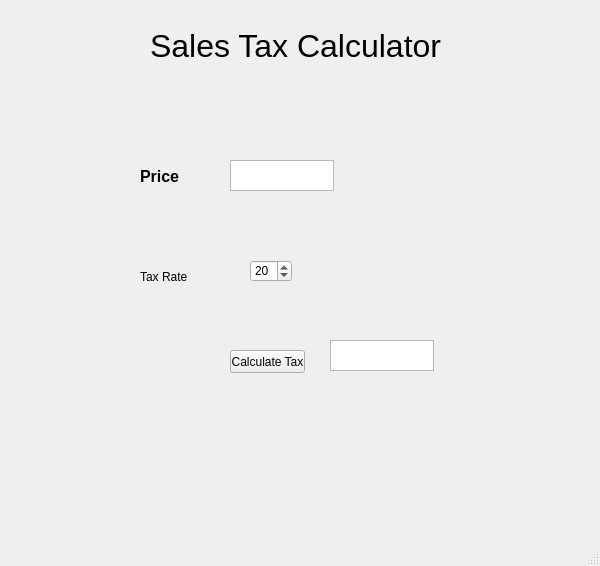
<?xml version="1.0" encoding="UTF-8"?>
<ui version="4.0">
 <class>MainWindow</class>
 <widget class="QMainWindow" name="MainWindow">
  <property name="geometry">
   <rect>
    <x>0</x>
    <y>0</y>
    <width>600</width>
    <height>566</height>
   </rect>
  </property>
  <property name="windowTitle">
   <string>MainWindow</string>
  </property>
  <widget class="QWidget" name="centralwidget">
   <widget class="QTextEdit" name="pricebox">
    <property name="geometry">
     <rect>
      <x>230</x>
      <y>160</y>
      <width>104</width>
      <height>31</height>
     </rect>
    </property>
   </widget>
   <widget class="QLabel" name="label">
    <property name="geometry">
     <rect>
      <x>140</x>
      <y>170</y>
      <width>47</width>
      <height>13</height>
     </rect>
    </property>
    <property name="font">
     <font>
      <pointsize>12</pointsize>
      <weight>75</weight>
      <bold>true</bold>
     </font>
    </property>
    <property name="text">
     <string>Price</string>
    </property>
   </widget>
   <widget class="QSpinBox" name="taxrate">
    <property name="geometry">
     <rect>
      <x>250</x>
      <y>260</y>
      <width>42</width>
      <height>22</height>
     </rect>
    </property>
    <property name="value">
     <number>20</number>
    </property>
   </widget>
   <widget class="QPushButton" name="calctaxbutton">
    <property name="geometry">
     <rect>
      <x>230</x>
      <y>350</y>
      <width>75</width>
      <height>23</height>
     </rect>
    </property>
    <property name="text">
     <string>Calculate Tax</string>
    </property>
   </widget>
   <widget class="QLabel" name="label_2">
    <property name="geometry">
     <rect>
      <x>140</x>
      <y>270</y>
      <width>47</width>
      <height>13</height>
     </rect>
    </property>
    <property name="text">
     <string>Tax Rate</string>
    </property>
   </widget>
   <widget class="QTextEdit" name="resultswindow">
    <property name="geometry">
     <rect>
      <x>330</x>
      <y>340</y>
      <width>104</width>
      <height>31</height>
     </rect>
    </property>
   </widget>
   <widget class="QLabel" name="label_3">
    <property name="geometry">
     <rect>
      <x>150</x>
      <y>20</y>
      <width>291</width>
      <height>51</height>
     </rect>
    </property>
    <property name="font">
     <font>
      <pointsize>24</pointsize>
      <weight>50</weight>
      <italic>false</italic>
      <bold>false</bold>
     </font>
    </property>
    <property name="text">
     <string>Sales Tax Calculator</string>
    </property>
   </widget>
  </widget>
  <widget class="QMenuBar" name="menubar">
   <property name="geometry">
    <rect>
     <x>0</x>
     <y>0</y>
     <width>600</width>
     <height>21</height>
    </rect>
   </property>
  </widget>
  <widget class="QStatusBar" name="statusbar"/>
 </widget>
 <resources/>
 <connections/>
</ui>
